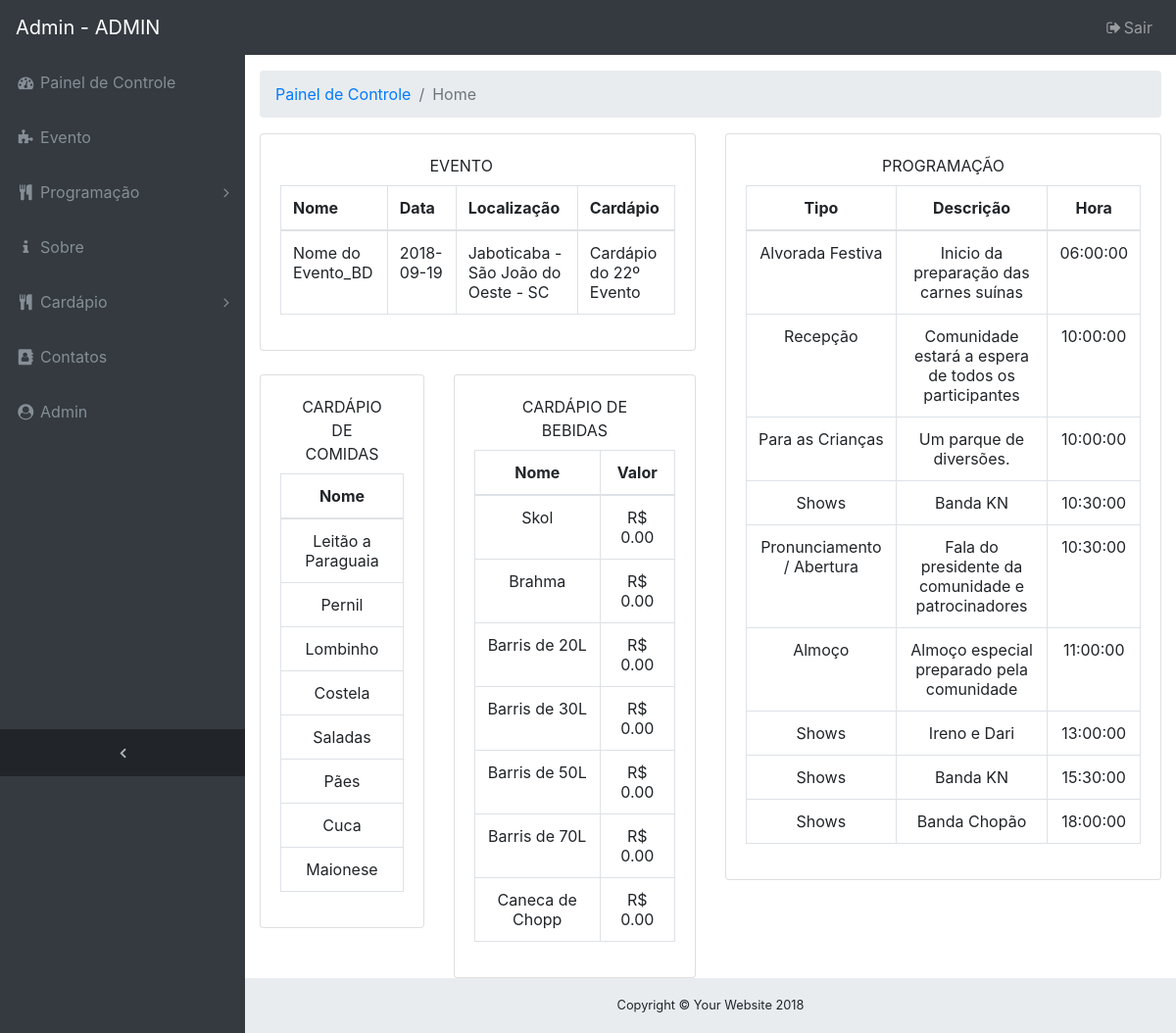
/admin/index.php (signed in), run on an earlier commit of the app's database.
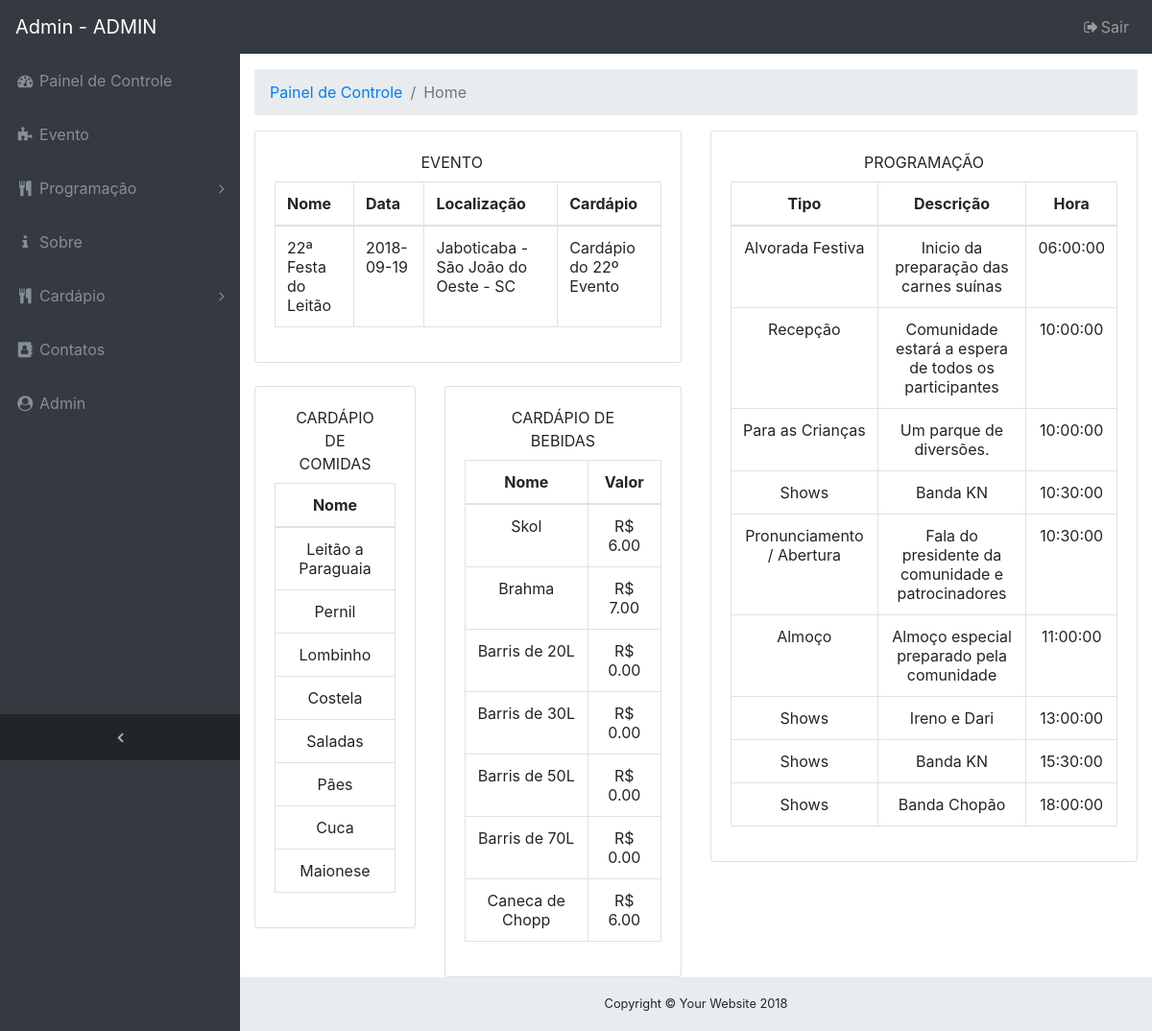
And on a later commit of the database.
### tables this page shows
CREATE TABLE `tb_evento` (
    `cod_evento` INTEGER NOT NULL AUTO_INCREMENT,
    `nome_evento` VARCHAR(100),
    `nome_organizacao_evento` VARCHAR(200),
    `data_evento` DATE,
    `rua_evento` VARCHAR(100),
    `nome_comunidade` VARCHAR(200) NOT NULL,
    `cod_cardapio` INTEGER,
    `cod_cidade` INTEGER,
    CONSTRAINT `PK_tb_evento` PRIMARY KEY (`cod_evento`)
);

CREATE TABLE `tb_cidade` (
    `cod_cidade` INTEGER NOT NULL AUTO_INCREMENT,
    `nome_cidade` VARCHAR(200),
    `cod_estado` INTEGER,
    CONSTRAINT `PK_tb_cidade` PRIMARY KEY (`cod_cidade`)
);

CREATE TABLE `tb_estado` (
    `cod_estado` INTEGER NOT NULL AUTO_INCREMENT,
    `nome_estado` VARCHAR(100),
    `uf` VARCHAR(2),
    CONSTRAINT `PK_tb_estado` PRIMARY KEY (`cod_estado`)
);

CREATE TABLE `tb_cardapio` (
    `cod_cardapio` INTEGER NOT NULL AUTO_INCREMENT,
    `titulo_cardapio` VARCHAR(100),
    `obs_cardapio` VARCHAR(1000),
    CONSTRAINT `PK_tb_cardapio` PRIMARY KEY (`cod_cardapio`)
);

CREATE TABLE `tb_tipo_item` (
    `cod_tipo_item` INTEGER NOT NULL AUTO_INCREMENT,
    `descricao_tipo_item` VARCHAR(100),
    `valor_tipo_item` FLOAT(10,2),
    `obs_tipo_item` VARCHAR(1000),
    CONSTRAINT `PK_tb_tipo_item` PRIMARY KEY (`cod_tipo_item`)
);

CREATE TABLE `tb_programacao` (
    `cod_prog` INTEGER NOT NULL AUTO_INCREMENT,
    `descricao_prog` VARCHAR(1000),
    `pavilhao_prog` VARCHAR(100),
    `obs_prog` VARCHAR(1000),
    `hora_inicio_prog` TIME,
    `hora_fim_prog` TIME,
    `img_prog` VARCHAR(100),
    `video_prog` VARCHAR(100),
    `cod_tipo_prog` INTEGER,
    `cod_evento` INTEGER,
    CONSTRAINT `PK_tb_programacao` PRIMARY KEY (`cod_prog`)
);

CREATE TABLE `tb_tipo_programacao` (
    `cod_tipo_prog` INTEGER NOT NULL AUTO_INCREMENT,
    `descricao_tipo` VARCHAR(100),
    CONSTRAINT `PK_tb_tipo_programacao` PRIMARY KEY (`cod_tipo_prog`)
);

### admin/home.php (the view, shortened to what the rows shown need)
<?php
if (isset($login_cookie)) {
    ?>
    <div class="container-fluid">
        <div class="row">
            <div class="col-sm-6">
                <div class="card">
                    <div class="card-body">
                        <table class="table table-bordered" cellspacing="0">
                            <thead>
                                <tr>
                                    <th>Nome</th>
                                    <th>Data</th>
                                    <th>Localização</th>
                                    <th>Cardápio</th>
                                </tr>
                            </thead>
                            <tbody>
                                <?php
                                include 'conexao.php';
                                $sql = 'select e.*, c.*, es.uf, car.* from tb_admin as a, tb_evento as e, tb_cidade as c, tb_estado as es, tb_cardapio as car
                                        where a.cod_evento = e.cod_evento
                                        and e.cod_cidade = c.cod_cidade
                                        and e.cod_cardapio = car.cod_cardapio
                                        and c.cod_estado = es.cod_estado';
                                $query = $pdo->query($sql);
                                while ($dados = $query->fetch()) {
                                    $nome = $dados['nome_evento'];
                                    $data = $dados['data_evento'];
                                    $cit = $dados['nome_cidade'];
                                    $est = $dados['uf'];
                                    $rua = $dados['rua_evento'];
                                    $cardapio = $dados['titulo_cardapio'];
                                    ?>
                                    <tr>
                                        <td><?= $nome; ?></td>
                                        <td><?= $data; ?></td>
                                        <td><?= $rua; ?> - <?= $cit; ?> - <?= $est; ?></td>
                                        <td><?= $cardapio; ?></td>
                                    </tr>
                                    <?php
                                }
                                ?>
                            </tbody>
                        </table>
                    </div>
                </div>
                <br>
                <div class="row">
                    <div class="col-sm-5">
                        <div class="card">
                            <div class="card-body">
                                <table class="table table-bordered text-center" cellspacing="0">
                                    <thead>
                                        <tr>
                                            <th>Nome</th>
                                        </tr>
                                    </thead>
                                    <tbody>
                                        <?php
                                        include 'conexao.php';
                                        $sql = 'select * from admin_evento_cardapio_item as x, tb_tipo_item as ti
                                        where x.cod_tipo_item = ti.cod_tipo_item
                                        and ti.cod_tipo_item != 2';
                                        $query = $pdo->query($sql);
                                        while ($dados = $query->fetch()) {
                                            $nome = $dados['nome_item'];
                                            ?>
                                            <tr>
                                                <td><?= $nome; ?></td>
                                            </tr>
                                            <?php
                                        }
                                        ?>
                                    </tbody>
                                </table>
                            </div>
                        </div>
                    </div>
                    <div class="col-sm-7">
                        <div class="card">
                            <div class="card-body">
                                <table class="table table-bordered text-center" cellspacing="0">
                                    <thead>
                                        <tr>
                                            <th>Nome</th>
                                            <th>Valor</th>
                                        </tr>
                                    </thead>
                                    <tbody>
                                        <?php
                                        include 'conexao.php';
                                        $sql = 'select * from admin_evento_cardapio_item as x, tb_tipo_item as ti
                                        where x.cod_tipo_item = ti.cod_tipo_item
                                        and ti.cod_tipo_item = 2';
                                        $query = $pdo->query($sql);
                                        while ($dados = $query->fetch()) {
                                            $nome = $dados['nome_item'];
                                            $valor_item = $dados['valor_item'];
                                            ?>
                                            <tr>
                                                <td><?= $nome; ?></td>
                                                <td>R$ <?= $valor_item; ?></td>
                                            </tr>
                                            <?php
                                        }
                                        ?>
                                    </tbody>
                                </table>
                            </div>
                        </div>
                    </div>
                </div>
            </div>
            <div class="col-sm-6">
                <div class="card">
                    <div class="card-body">
                        <table class="table table-bordered text-center" cellspacing="0">
                            <thead>
                                <tr>
                                    <th>Tipo</th>
                                    <th>Descrição</th>
                                    <th>Hora</th>
                                </tr>
                            </thead>
                            <tbody>
                                <?php
                                include 'conexao.php';
                                $sql = 'select * from admin_evento_programacao_tipo_prog as x, tb_tipo_programacao as tp
                                        where x.cod_tipo_prog = tp.cod_tipo_prog
                                        order by x.hora_inicio_prog ASC;';
                                $query = $pdo->query($sql);
                                while ($dados = $query->fetch()) {
                                    $descricao = $dados['descricao_prog'];
                                    $hora = $dados['hora_inicio_prog'];
                                    $tipo = $dados['descricao_tipo'];
                                    ?>
                                    <tr>
                                        <td><?= $tipo; ?></td>
                                        <td><?= $descricao; ?></td>
                                        <td><?= $hora; ?></td>
                                    </tr>
                                    <?php
                                }
                                ?>
                            </tbody>
                        </table>
                    </div>
                </div>
            </div>
        </div>
    </div>
<?php } ?>

What changed in the data, as far as the page shows it:
changed tb_evento "Jaboticaba": nome_evento "Nome do Evento_BD" → "22ª Festa do Leitão"
computed for tb_tipo_item (number 3 of 3 on the later page): valor_item "0.00" → "6.00"; valor_item "0.00" → "7.00"
